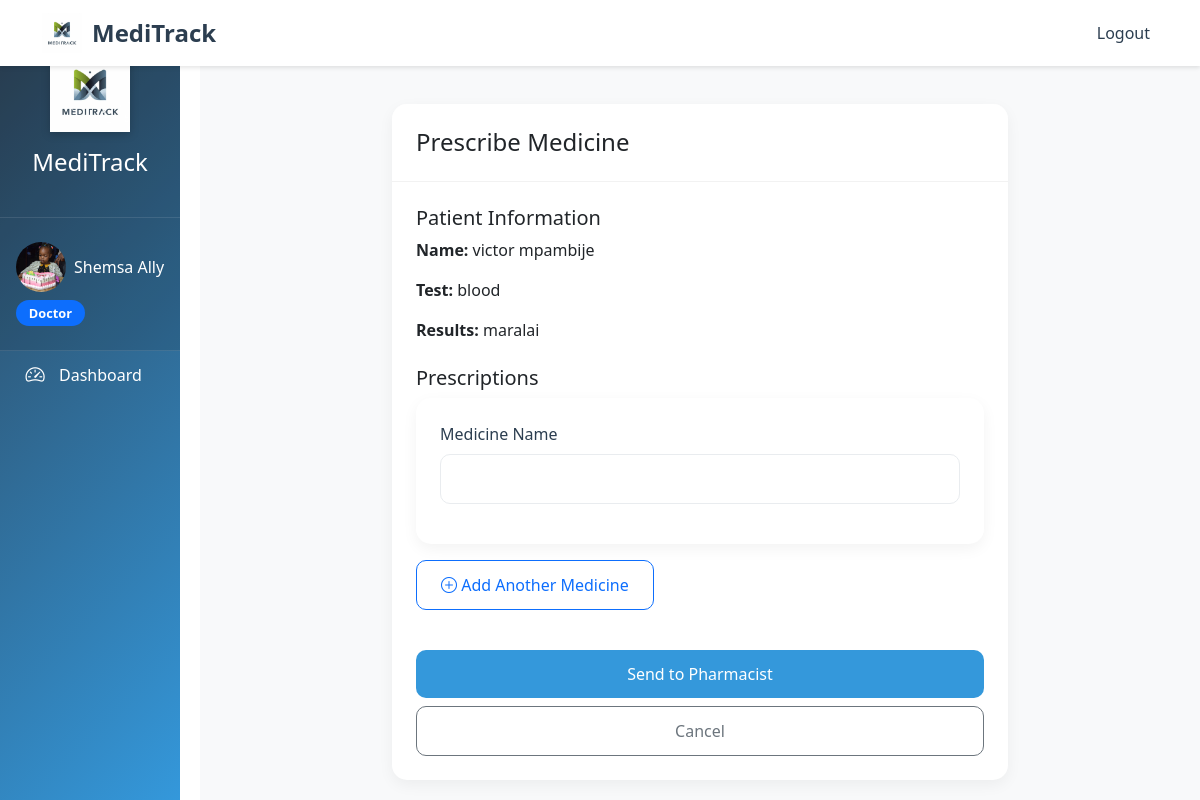
The page /api/medication-schedules/doctor/prescribe-after-lab/24/ (signed in) on the database its author committed.
### hospital/models.py (models this page shows, shortened)
class User(AbstractUser):
    ROLE_CHOICES = (
        ('DOCTOR', 'Doctor'),
        ('RECEPTIONIST', 'Receptionist'),
        ('PHARMACIST', 'Pharmacist'),
        ('LAB_TECHNICIAN', 'Lab Technician'),
    )
    role = models.CharField(max_length=20, choices=ROLE_CHOICES, null=True, blank=True)
    phone = models.CharField(max_length=15, null=True, blank=True)
    email = models.EmailField(unique=True)

class StaffProfile(models.Model):
    user = models.OneToOneField(User, on_delete=models.CASCADE, related_name='staff_profile')
    profile_picture = models.ImageField(upload_to='profile_pictures/', null=True, blank=True)
    bio = models.TextField(max_length=500, blank=True)
    created_at = models.DateTimeField(auto_now_add=True)
    updated_at = models.DateTimeField(auto_now=True)

class Patient(models.Model):
    user = models.OneToOneField(User, on_delete=models.CASCADE)
    address = models.TextField()
    date_of_birth = models.DateField()
    gender = models.CharField(max_length=10, choices=[('MALE', 'Male'), ('FEMALE', 'Female')], null=True)
    emergency_contact = models.CharField(max_length=20)
    status = models.CharField(
        max_length=20,
        choices=[
            ('WAITING', 'Waiting'),
            ('IN_LAB', 'In Lab'),
            ('IN_PHARMACY', 'In Pharmacy'),
            ('COMPLETED', 'Completed')
        ],
        default='WAITING'
    )
    created_at = models.DateTimeField(auto_now_add=True)
    updated_at = models.DateTimeField(auto_now=True)
    class Meta:
        ordering = ['-created_at']

class LabTest(models.Model):
    STATUS_CHOICES = (
        ('PENDING', 'Pending'),
        ('IN_PROGRESS', 'In Progress'),
        ('COMPLETED', 'Completed'),
    )
    appointment = models.ForeignKey(Appointment, on_delete=models.CASCADE)
    requested_by = models.ForeignKey(Doctor, on_delete=models.CASCADE)
    assigned_to = models.ForeignKey(LabTechnician, on_delete=models.CASCADE, null=True, blank=True)
    test_name = models.CharField(max_length=100)
    instructions = models.TextField()
    required_measurements = models.TextField(blank=True)  # Store as comma-separated values
    status = models.CharField(max_length=20, choices=STATUS_CHOICES, default='PENDING')
    results = models.TextField(blank=True)
    created_at = models.DateTimeField(auto_now_add=True)
    updated_at = models.DateTimeField(auto_now=True)

### hospital/views.py (the view, shortened to what this page needs)
# urls.py: path('doctor/prescribe-after-lab/<int:test_id>/', views.prescribe_after_lab, name='prescribe_after_lab'),
@login_required
def prescribe_after_lab(request, test_id):
    if request.user.role != 'DOCTOR':
        raise PermissionDenied("You don't have permission to access this page.")
    lab_test = get_object_or_404(LabTest, pk=test_id, requested_by__user=request.user)
    return render(request, 'doctor/prescribe_after_lab.html', {
        'lab_test': lab_test,
        'patient': lab_test.appointment.patient
    })

### hospital/templates/doctor/prescribe_after_lab.html (shortened to what this page needs)
{% extends 'base.html' %}
{% block content %}
<div class="container mt-4">
    <div class="row justify-content-center">
        <div class="col-md-8">
            <div class="card">
                <div class="card-header">
                    <h4 class="mb-0">Prescribe Medicine</h4>
                </div>
                <div class="card-body">
                    <div class="mb-4">
                        <h5>Patient Information</h5>
                        <p><strong>Name:</strong> {{ patient.user.get_full_name }}</p>
                        <p><strong>Test:</strong> {{ lab_test.test_name }}</p>
                        <p><strong>Results:</strong> {{ lab_test.results }}</p>
                    </div>
                    <form method="post" id="prescriptionForm">
                        <div class="mb-4">
                            <h5>Prescriptions</h5>
                            <div id="prescriptionsContainer">
                                <div class="prescription-item card mb-3">
                                    <div class="card-body">
                                        <div class="mb-3">
                                            <label class="form-label">Medicine Name</label>
                                            <input type="text" name="medicines[]" class="form-control" required>
                                        </div>
                                    </div>
                                </div>
                            </div>
                            <button type="button" class="btn btn-outline-primary mb-3" onclick="addPrescription()">
                                <i class="bi bi-plus-circle"></i> Add Another Medicine
                            </button>
                        </div>
                        <div class="d-grid gap-2">
                            <button type="submit" class="btn btn-primary">Send to Pharmacist</button>
                            <a href="{% url 'doctor_dashboard' %}" class="btn btn-outline-secondary">Cancel</a>
                        </div>
                    </form>
                </div>
            </div>
        </div>
    </div>
</div>
{% endblock %}

### hospital/templates/base.html (shortened to what this page needs)
{% load static %}
<!DOCTYPE html>
<html lang="en">
<head>
    <link href="https://cdn.jsdelivr.net/npm/bootstrap@5.3.0/dist/css/bootstrap.min.css" rel="stylesheet">
    <link href="https://cdn.jsdelivr.net/npm/bootstrap-icons@1.7.2/font/bootstrap-icons.css" rel="stylesheet">
    <link href="https://cdnjs.cloudflare.com/ajax/libs/font-awesome/5.15.4/css/all.min.css" rel="stylesheet">
    <link href="{% static 'css/custom.css' %}" rel="stylesheet">
</head>
<body>
    <nav class="navbar navbar-expand-lg fixed-top">
        <div class="container">
            <a class="navbar-brand" href="{% url 'home' %}">
                <img src="{% static 'images/logo.png' %}" alt="MediTrack Logo" class="navbar-logo">
                MediTrack
            </a>
            <div class="collapse navbar-collapse" id="navbarNav">
                <ul class="navbar-nav ms-auto">
                    {% if user.is_authenticated %}
                        <li class="nav-item">
                            <a class="nav-link" href="{% url 'logout' %}">Logout</a>
                        </li>
                    {% endif %}
                </ul>
            </div>
        </div>
    </nav>
    {% if user.is_authenticated %}
    <div class="container-fluid">
        <div class="row">
            <div class="col-md-3 col-lg-2 sidebar">
                <div class="sidebar-header">
                    <img src="{% static 'images/logo.png' %}" alt="MediTrack Logo" class="sidebar-logo">
                    <h4 class="text-white">MediTrack</h4>
                </div>
                <div class="sidebar-user">
                    <a href="{% url 'profile' %}" class="text-decoration-none">
                        <div class="user-info">
                            {% if user.staff_profile.profile_picture %}
                                <img src="{{ user.staff_profile.profile_picture.url }}" alt="Profile Picture"
                                     class="rounded-circle" style="width: 50px; height: 50px; object-fit: cover;">
                            {% else %}
                                <i class="bi bi-person-circle"></i>
                            {% endif %}
                            <span>{{ user.get_full_name|default:user.username }}</span>
                        </div>
                    </a>
                    <div class="user-role">
                        <span class="badge bg-primary">{{ user.get_role_display }}</span>
                    </div>
                </div>
                <ul class="nav flex-column">
                    {% if user.role == 'RECEPTIONIST' %}
                        <li class="nav-item">
                            <a class="nav-link {% if request.resolver_match.url_name == 'receptionist_dashboard' %}active{% endif %}"
                               href="{% url 'receptionist_dashboard' %}">
                                <i class="bi bi-speedometer2"></i> Dashboard
                            </a>
                        </li>
                        <li class="nav-item">
                            <a class="nav-link {% if request.resolver_match.url_name == 'patient_list' %}active{% endif %}"
                               href="{% url 'patient_list' %}">
                                <i class="bi bi-people"></i> All Patients
                            </a>
                        </li>
                        <li class="nav-item">
                            <a class="nav-link {% if request.resolver_match.url_name == 'add_patient' %}active{% endif %}"
                               href="{% url 'add_patient' %}">
                                <i class="bi bi-person-plus"></i> Add Patient
                            </a>
                        </li>
                        <li class="nav-item">
                            <a class="nav-link {% if request.resolver_match.url_name == 'appointment_list' %}active{% endif %}"
                               href="{% url 'appointment_list' %}">
                                <i class="bi bi-calendar"></i> Appointments
                            </a>
                        </li>
                        <li class="nav-item">
                            <a class="nav-link {% if request.resolver_match.url_name == 'add_appointment' %}active{% endif %}"
                               href="{% url 'add_appointment' %}">
                                <i class="bi bi-calendar-plus"></i> New Appointment
                            </a>
                        </li>
                    {% elif user.role == 'DOCTOR' %}
                        <li class="nav-item">
                            <a class="nav-link {% if request.resolver_match.url_name == 'doctor_dashboard' %}active{% endif %}"
                               href="{% url 'doctor_dashboard' %}">
                                <i class="bi bi-speedometer2"></i> Dashboard
                            </a>
                        </li>
                    {% endif %}
                </ul>
            </div>
            <div class="col-md-9 col-lg-10 main-content">
                {% block content %}{% endblock %}
            </div>
        </div>
    </div>
    {% else %}
    <div class="content-wrapper">
        {% block auth_content %}{% endblock %}
    </div>
    {% endif %}
</body>
</html>

### static/css/custom.css (style rules this page uses)
.card { border: none; transition: all 0.3s ease; box-shadow: 0 2px 15px rgba(0, 0, 0, 0.05); }
.btn { border-radius: 8px; padding: 0.75rem 1.5rem; font-weight: 500; transition: all 0.3s ease; }
.btn-primary { background: linear-gradient(135deg, #0d6efd 0%, #0a58ca 100%); border: none; }
.navbar { background: rgba(255, 255, 255, 0.95); backdrop-filter: blur(10px); box-shadow: 0 2px 10px rgba(0, 0, 0, 0.1); padding: 0.5rem 0; }
.navbar-brand { font-size: 1.5rem; font-weight: 700; color: #2c3e50; display: flex; align-items: center; gap: 0.5rem; }
.navbar-logo { height: 40px; width: auto; }
.nav-link { color: #2c3e50; font-weight: 500; padding: 0.5rem 1rem; transition: all 0.3s ease; }
.form-control { border-radius: 8px; padding: 0.75rem 1rem; border: 1px solid #dee2e6; }
.sidebar { min-height: 100vh; background: linear-gradient(135deg, #2c3e50 0%, #3498db 100%); padding: 0; position: fixed; width: inherit; max-width: inherit; }
.sidebar-header { padding: 2rem 1rem; text-align: center; background: rgba(0, 0, 0, 0.1); border-bottom: 1px solid rgba(255, 255, 255, 0.1); }
.sidebar-logo { width: 80px; height: auto; margin-bottom: 1rem; filter: drop-shadow(0 2px 4px rgba(0, 0, 0, 0.2)); }
.sidebar-user { padding: 1.5rem 1rem; background: rgba(0, 0, 0, 0.1); border-bottom: 1px solid rgba(255, 255, 255, 0.1); }
.user-info { display: flex; align-items: center; gap: 0.5rem; color: white; margin-bottom: 0.5rem; }
.user-role .badge { font-size: 0.8rem; padding: 0.4rem 0.8rem; border-radius: 20px; }
.sidebar .nav-link { color: rgba(255, 255, 255, 0.8); padding: 1rem 1.5rem; display: flex; align-items: center; gap: 0.75rem; transition: all 0.3s ease; border-left: 3px solid transparent; }
.sidebar .nav-link i { font-size: 1.2rem; width: 24px; text-align: center; }
.main-content { padding: 2rem; margin-left: 16.666667%; background: #f8f9fa; min-height: 100vh; }
@media (min-width: 992px) { .main-content { margin-left: 16.666667%; } }
.card { border: none; border-radius: 15px; box-shadow: 0 5px 15px rgba(0, 0, 0, 0.05); transition: all 0.3s ease; }
.card-header { background: white; border-bottom: 1px solid rgba(0, 0, 0, 0.05); padding: 1.5rem; border-radius: 15px 15px 0 0 !important; }
.card-body { padding: 1.5rem; }
.form-control { border-radius: 10px; padding: 0.75rem 1rem; border: 1px solid #e9ecef; transition: all 0.3s ease; }
.form-label { font-weight: 500; color: #2c3e50; margin-bottom: 0.5rem; }
.btn { padding: 0.75rem 1.5rem; border-radius: 10px; font-weight: 500; transition: all 0.3s ease; }
.btn-primary { background: #3498db; border: none; }

### hospital/templates/base.html (style rules this page uses)
.sidebar { min-height: 100vh; background-color: #343a40; padding-top: 20px; }
.sidebar .nav-link { color: #fff; padding: 10px 20px; }
.main-content { padding: 20px; padding-top: 80px; }
body { min-height: 100vh; display: flex; flex-direction: column; }
.navbar { background-color: #fff; box-shadow: 0 2px 4px rgba(0,0,0,0.1); }
.navbar-brand { display: flex; align-items: center; gap: 10px; }
.navbar-logo { height: 40px; width: auto; }

### rows shown on the page
User: staff_profile.profile_picture (picture), get_full_name "Shemsa Ally", role "Doctor"
Patient: user.get_full_name "victor mpambije"
LabTest: test_name "blood", results "maralai"
